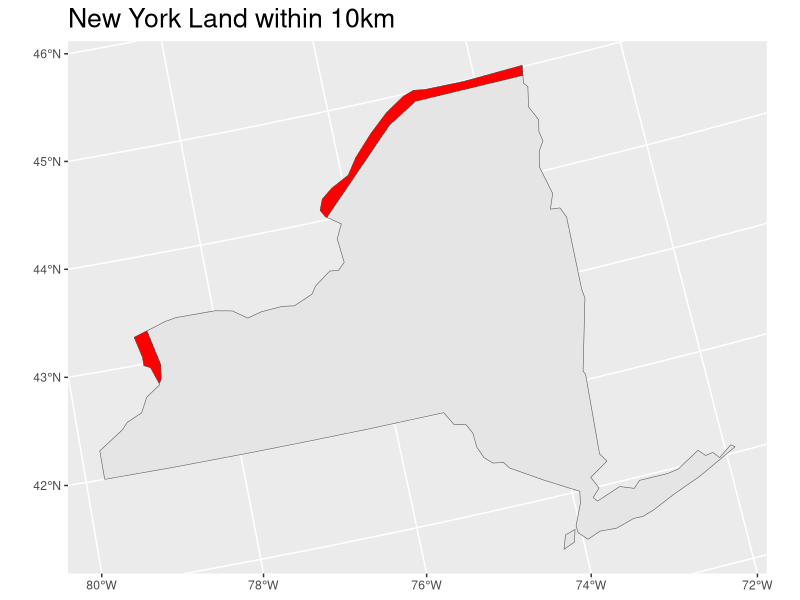

Write the R code that produced this figure.
library(spData)
library(sf)
library(tidyverse)
library(units)

data(world)
data(us_states)

albers="+proj=aea +lat_1=29.5 +lat_2=45.5 +lat_0=37.5 +lon_0=-96 +x_0=0 +y_0=0 +ellps=GRS80 +datum=NAD83 +units=m +no_defs"
canada <- world %>% 
  st_transform(albers) %>% 
  filter(name_long == "Canada")

canada_buffer <- st_buffer(canada[7], 10000)

new_york <- us_states %>%
  st_transform(albers) %>%
  filter(NAME == "New York")

new_york_area <- new_york[4]

border <-
  st_intersection(canada_buffer, new_york_area)

ggplot() + 
  geom_sf(data = new_york[1]) + 
  geom_sf(data = border, fill = "red") + 
  labs(title = "New York Land within 10km") + 
  theme(title = element_text(size = 16))
  


st_area(border) %>% 
  set_units(km^2)
